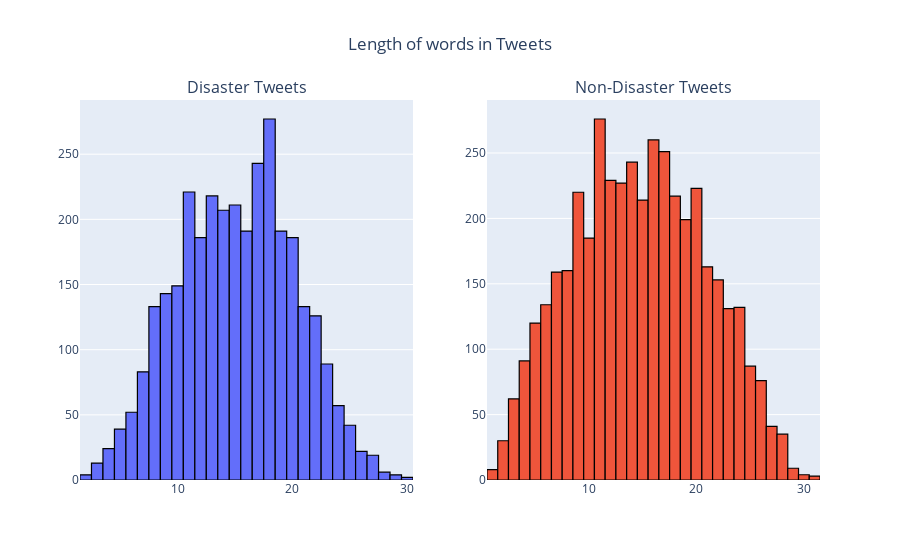

Notebook code for this chart:
### Markdown cell above
## 2.2 Visualising lengths of tweets

### Code cell
word_len_dis = data[data['target']==1]['text'].str.split().map(lambda x : len(x))

word_len_non_dis = data[data['target']==0]['text'].str.split().map(lambda x : len(x))

fig = make_subplots(rows=1, cols=2,
                    subplot_titles=("Disaster Tweets", "Non-Disaster Tweets"))

fig.add_trace(
    
    go.Histogram(x=word_len_dis,marker_line=dict(color='black'),
                 marker_line_width=1.2),row=1, col=1
    
).add_trace(
    
    go.Histogram(x=word_len_non_dis,marker_line=dict(color='black'),
                 marker_line_width=1.2),row=1, col=2
    
).update_layout(title_text="Length of words in Tweets",
                title_x=0.5,showlegend=False).show()

# py.plot(fig,filename='Length of words in Tweets',auto_open=False,show_link=False)

### Figure 1 — Plotly figure (JSON) as saved in the notebook; plotly's stock layout.template omitted (floating-point values rounded to 4 significant figures; data arrays with more than 128 entries replaced by an {"elided": "..."} marker saying what was removed)
{"data": [{"marker": {"line": {"color": "black", "width": 1.2}}, "type": "histogram", "x": {"elided": "3271 int values"}, "xaxis": "x", "yaxis": "y"}, {"marker": {"line": {"color": "black", "width": 1.2}}, "type": "histogram", "x": {"elided": "4342 int values"}, "xaxis": "x2", "yaxis": "y2"}], "layout": {"annotations": [{"font": {"size": 16}, "showarrow": false, "text": "Disaster Tweets", "x": 0.225, "xanchor": "center", "xref": "paper", "y": 1, "yanchor": "bottom", "yref": "paper"}, {"font": {"size": 16}, "showarrow": false, "text": "Non-Disaster Tweets", "x": 0.775, "xanchor": "center", "xref": "paper", "y": 1, "yanchor": "bottom", "yref": "paper"}], "showlegend": false, "title": {"text": "Length of words in Tweets", "x": 0.5}, "xaxis": {"anchor": "y", "domain": [0, 0.45]}, "xaxis2": {"anchor": "y2", "domain": [0.55, 1]}, "yaxis": {"anchor": "x", "domain": [0, 1]}, "yaxis2": {"anchor": "x2", "domain": [0, 1]}}}
